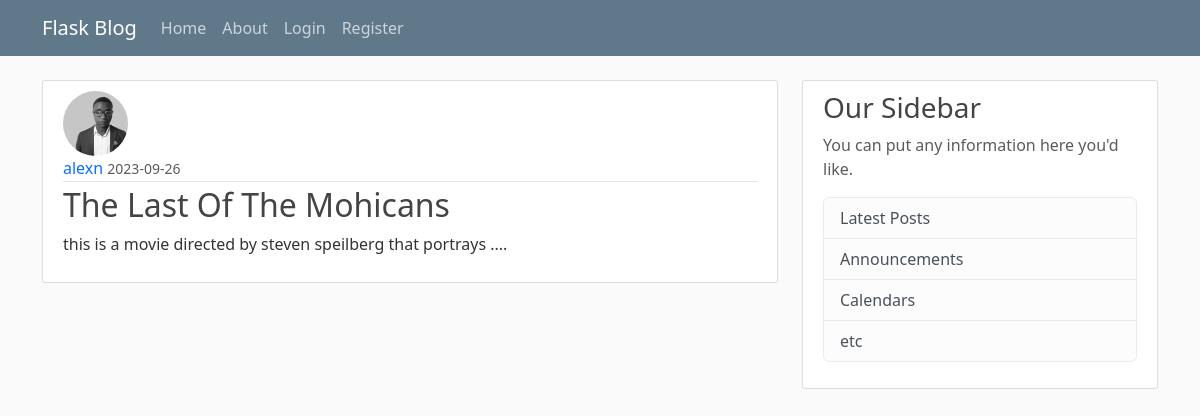
Screenshot of /post/2 with the database file from the repository.
### flaskblog/models.py (models this page shows, shortened)
class User(db.Model, UserMixin):
    id = db.Column(db.Integer, primary_key=True)
    username = db.Column(db.String(20), unique=True, nullable=False)
    email = db.Column(db.String(120), unique=True, nullable=False)
    image_file = db.Column(db.String(20), nullable=False, default="default.jpg")
    password = db.Column(db.String(60), nullable=False)
    posts = db.relationship("Post", backref="author", lazy=True)

class Post(db.Model):
    id = db.Column(db.Integer, primary_key=True)
    title = db.Column(db.String(100), nullable=False)
    date_posted = db.Column(db.DateTime, nullable=False, default=datetime.utcnow)
    content = db.Column(db.Text(), nullable=False)
    user_id = db.Column(db.Integer, db.ForeignKey('user.id'), nullable=False)

### flaskblog/routes.py (the view)
@app.route("/post/<int:post_id>")
def post(post_id):
    post = Post.query.get_or_404(post_id)
    return render_template("post.html", title=post.title, post=post)

### flaskblog/templates/post.html (shortened to what this page needs)
{% extends 'base.html' %}
{% block content %}
    <article class="media content-section bg-gray-100">
        <img class="rounded-circle article-img"
            src="{{ url_for('static', filename='/profile_pics/' + post.author.image_file) }}"
            alt="profile pic">
        <div class="media-body">
            <div class="article-metadata">
                <a class="mr-2 text-decoration-none text-primary" href="#">{{ post.author.username }}</a>
                <small class="text-muted">{{ post.date_posted.strftime('%Y-%m-%d') }}</small>
            </div>
            <h2><a class="article-title text-decoration-none">{{ post.title }}</a></h2>
            <p class="article-content">{{ post.content }}</p>
        </div>
    </article>
{% endblock %}

### flaskblog/static/main.css (style rules this page uses)
body { background: #fafafa; color: #333333; margin-top: 5rem; }
h1, h2, h3, h4, h5, h6 { color: #444444; }
.content-section { background: #ffffff; padding: 10px 20px; border: 1px solid #dddddd; border-radius: 3px; margin-bottom: 20px; }
.article-title { color: #444444; }
.article-content { white-space: pre-line; }
.article-img { height: 65px; width: 65px; margin-right: 16px; }
.article-metadata { padding-bottom: 1px; margin-bottom: 4px; border-bottom: 1px solid #e3e3e3 }

### rows the page displays
User: image_file (picture), author.username "alexn"
Post: date_posted "2023-09-26", title "The Last Of The Mohicans", content "this is a movie directed by steven speilberg that portrays ...."
